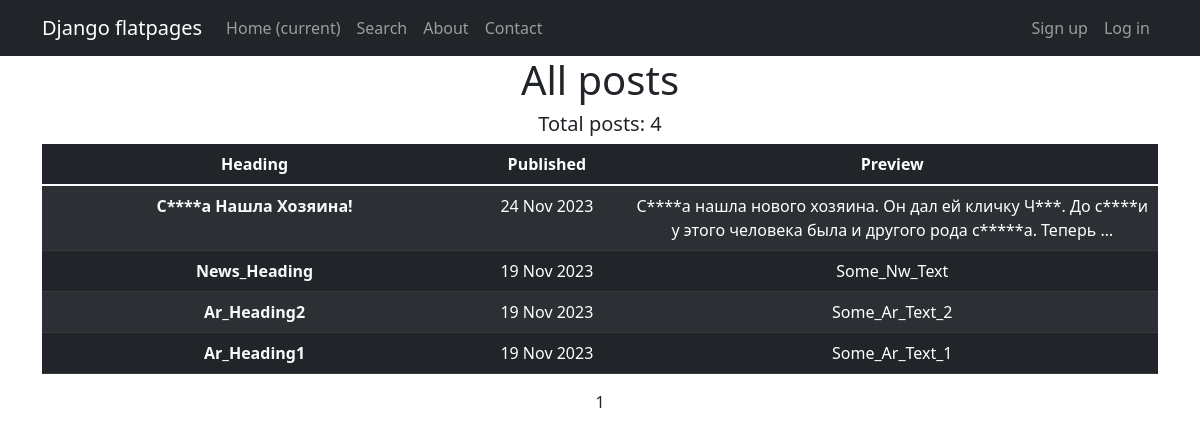
The page /news/ on the database as committed earlier.
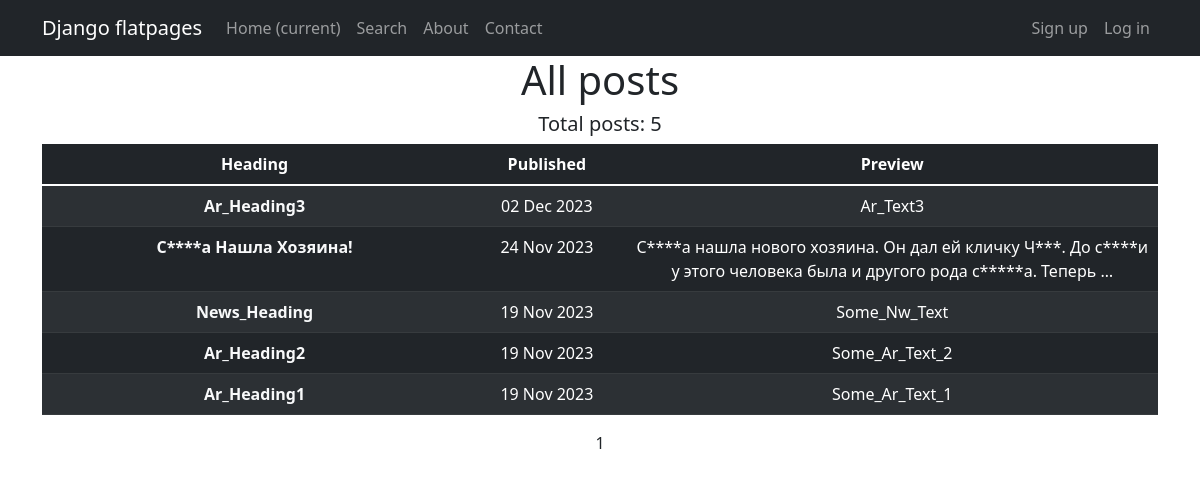
The same page on the database as committed later.
### news/models.py (models this page shows, shortened)
class Post(models.Model):
    ARTICLE = 'ar'
    NEWS = 'nw'
    TYPE = [
        (ARTICLE, 'Article'),
        (NEWS, 'News')
    ]
    author = models.ForeignKey(Author, on_delete=models.CASCADE)
    type = models.CharField(max_length=2,
                            choices=TYPE,
                            default=NEWS)
    created = models.DateTimeField(auto_now_add=True)
    category = models.ManyToManyField(Category, through='PostCategory')
    heading = models.CharField(max_length=200)
    text = models.TextField()
    rating = models.IntegerField(default=0)
    def get_absolute_url(self):
        return reverse('post_detail', args=[str(self.id)])

### news/views.py (the view)
# urls.py: path('', PostsList.as_view(), name='post_list'),
class PostsList(ListView):
    model = Post
    ordering = '-created'
    template_name = 'posts.html'
    context_object_name = 'posts'
    paginate_by = 10

### news/templatetags/custom_filters.py (called while the page is built)
@register.filter()
def censor(text):
    if not isinstance(text, str):
        raise ValueError('Подвергать цензуре можно только строки!')
    matches = []
    for taboo in TABOO_WORDS:
        matches.extend(re.findall(taboo, text, flags=re.IGNORECASE))
    for match in set(matches):
        text = re.sub(match, f'{match[0] + len(match[1:]) * "*"}', text)
    return text

### templates/posts.html (shortened to what this page needs)
{% extends 'flatpages/default.html'%}
{% load custom_filters %}
{% load custom_tags %}
{% block content %}
<h1>All posts</h1>
<h5>Total posts: {{posts|length}}</h5>
{% if posts %}
    <table class="table table-dark table-striped" align="center">
        <thead>
            <tr>
                <th width="400">Heading</th>
                <th width="150">Published</th>
                <th width="500">Preview</th>
            </tr>
        </thead>
        <tbody class="table-group-divider">
            {% for post in posts %}
            <tr>
                <td><a class="link-light text-decoration-none fw-bold " href="{{ post.get_absolute_url }}">{{post.heading|censor}}</a></td>
                <td>{{post.created|date:'d M Y'}}</td>
                <td>{{post.text|censor|truncatewords:20}}</td>
            </tr>
            {% endfor %}
        </tbody>
    </table>
{%else%}
    <h2>Статей нет!</h2>
{% endif %}
{% include 'includes/page_by_page.html' %}
{% endblock content %}

Rows that differ between the two databases and show on the page:
added Post: heading|censor "Ar_Heading3", created "02 Dec 2023", text|censor "Ar_Text3"
Other text that changed with them:
{{ posts|length }}: "4" → "5"
